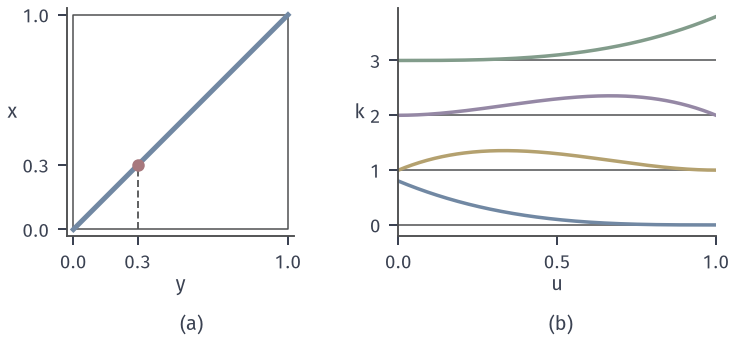

This chart was generated by the following Python code:
"""Joint laws without a planar density. (a) X=Y~Unif(0,1), kernel delta_y (red point at y=0.3);
(b) random coin n=3: mass of (U,N) on lines N=k with densities C(3,k)u^k(1-u)^(3-k) drawn as ridges (scale 0.8)."""
from pathlib import Path
import sys, math
sys.path.insert(0, str(Path(__file__).resolve().parents[1]/"cdis-common"))
from common import *
HERE = Path(__file__).resolve().parent
fig, (a, b) = figure(width_mm=104, height_mm=48, ncols=2)
a.plot([0, 1, 1, 0, 0], [0, 0, 1, 1, 0], color=STROKE, lw=0.6)
a.plot([0, 1], [0, 1], color=BLUE, lw=2.0)
a.plot([0.3, 0.3], [0, 0.3], color=STROKE, lw=0.7, ls=DASH)
a.scatter([0.3], [0.3], s=18, color=RED, zorder=4)
a.set_aspect('equal'); a.set_xlim(-0.03, 1.03); a.set_ylim(-0.03, 1.03)
a.set_xticks([0, 0.3, 1]); a.set_yticks([0, 0.3, 1]); a.set_xlabel('$y$', labelpad=1); a.set_ylabel('$x$', rotation=0)
u = np.linspace(0, 1, 300)
cols = [BLUE, YELLOW, PURPLE, GREEN]
for k in range(4):
    d = math.comb(3, k)*u**k*(1 - u)**(3 - k)
    b.plot([0, 1], [k, k], color=STROKE, lw=0.6)
    b.plot(u, k + 0.8*d, color=cols[k], lw=1.4)
b.set_xlim(0, 1); b.set_ylim(-0.2, 3.95); b.set_xticks([0, 0.5, 1]); b.set_yticks([0, 1, 2, 3])
b.set_xlabel('$u$', labelpad=1); b.set_ylabel('$k$', rotation=0)

tags(fig, (a, b,), ('(a)', '(b)',))
save(fig, HERE, 'figure', {'ridge_scale': 0.8, 'n': 3})
